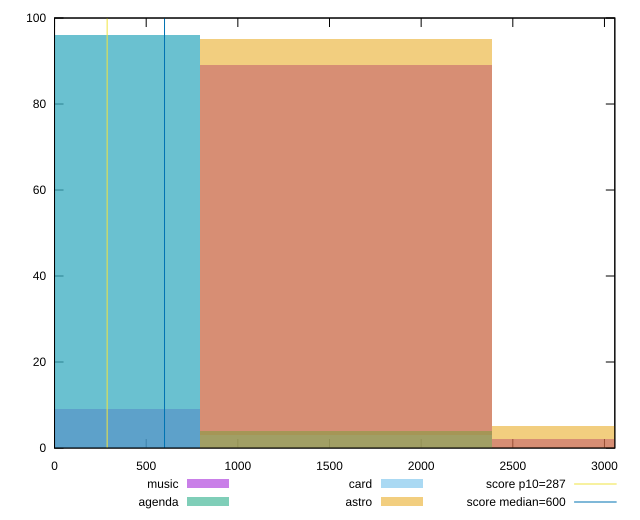

gnuplot code for this plot:
reset

$music <<EOF
0 9
1590.716645498681 89
3181.433290997362 2
EOF

$agenda <<EOF
1590.716645498681 4
0 96
EOF

$card <<EOF
1590.716645498681 3
0 96
EOF

$astro <<EOF
1590.716645498681 95
3181.433290997362 5
EOF

set key outside below
set boxwidth 1590.716645498681
set xrange [0:3056.499999999999]
set yrange [0:100]
set trange [0:100]
set style fill transparent solid 0.5 noborder

set parametric
set terminal svg size 640, 520 enhanced background rgb 'white'
set output "report/report_00029_2021-02-24T13-36-40.390Z/total-blocking-time/comparison/histogram/all_raw.svg"

plot $music title "music" with boxes, \
     $agenda title "agenda" with boxes, \
     $card title "card" with boxes, \
     $astro title "astro" with boxes, \
     287,t title "score p10=287", \
     600,t title "score median=600"

reset
